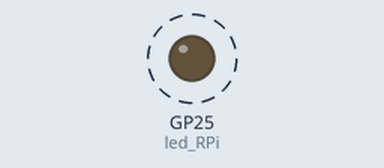
Recording of a program running on a simulated Raspberry Pi Pico running MicroPython. On the bench: output pins drawn as LEDs (lit = HIGH). Dashed ring = blinking. What the program prints to the serial console is not drawn.

Above: at 0.5 s.
Timing chart, 0 to 4.6 s (numbered marks = the images above):
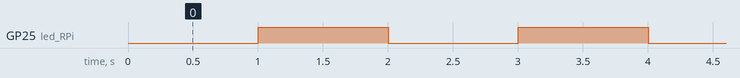

The program:

RPi_Pico_Blink_LED.py
```python
# Programmer: 	Raza Bhatti
# Company:	Softgalaxy Technologies Inc.
# Website:	https://www.linkedin.com/in/softgalaxy
#
# Board this program is tested with: Raspberry Pi Pico
# REPL (R)ead,(E)valuate,(P)rogram,(L)oop is a term associated with this board or technology.
#
# Observation or Principle to proposed solutions: There are mostly or always multiple ways to achieve same objective.
#
# MicroPython 3.x using Raspberry Pi Pico Function:
# 1. Blink LED on board
#
#
# Reference Links
# 1. https://docs.micropython.org
#
# Notes:
# 1. How to auto execute this program on powering up Rasperrby Pi Pico
#    - Rename this file to main.py, if using Thonny, use File->Save a Copy option to upload to Raspeberry Pi Pico
#
#


'''
#------------------------------------------------------------------------------------------------------
#Currently supported features using Micro Python includes:
#------------------------------------------------------------------------------------------------------
#• REPL over USB and UART (on GP0/GP1).
#• 1600kB filesystem using littlefs2 on the on-board flash. (Default size for Raspberry Pi Pico)
#• utime module with sleep and ticks functions.
#• ubinascii module.
#• machine module with some basic functions.
#  machine.Pin class
#  machine.Timer class
#  machine.ADC class
#  machine.I2C and machine.SoftI2C classes
#  machine.SPI and machine.SoftSPI classes
#  machine.WDT class
#  machine.PWM class
#  machine.UART class
#• rp2 platform-specific module
#  PIO hardware access library
#  PIO program assembler
#  Raw flash read/write access
#• Multicore support exposed via the standard _thread module
#• Accelerated floating point arithmetic using the RP2040 ROM library and hardware divider (used automatically)
#'''

'''
# Implementation Method #1
#
from machine import Pin		# A requirement for configuring pins.
import utime				# A requirement for delay functions.

ledpin = Pin(25, Pin.OUT)


while(1):
  utime.sleep(1)			# Delay of 1 sec for see the blink.
  ledpin.value(0)			# Turn Rasperry Pi Pico LED connected with pin 25 OFF
  print("LED is ON")		# Send a text message to serial port
  utime.sleep(1)			# Now turn the Raspberry Pi Pico LED OFF connected with pin 25.
  ledpin.value(1)			# A delay for us to see the blink.
  print("LED is OFF")		# Send a text message to serial port


'''
# Implementation Method #2
#

from machine import Pin, Timer

i_RPi_Pico_LED=25
bBlinkLED=True

led_RPi = Pin(i_RPi_Pico_LED, Pin.OUT)
def fnToggleLED():
  global bBlinkLED
  if bBlinkLED:
    print("Toggling LED ON")
    led_RPi.value(1)
    bBlinkLED=False
  else:
    print("Toggling LED OFF")
    led_RPi.value(0)
    bBlinkLED=True


def tick(timer):
  fnToggleLED()

timer_Inst1 = Timer()											   # Initiate a timer instance
timer_Inst1.init(mode=Timer.PERIODIC, freq=1, callback=tick)       # Enable this line for periodic at 1Hz blink

#timer_Inst1.init(period=5000, callback=tick)					     # Enable this line for periodic at 1Hz blink

#timer_Inst1.init(mode=Timer.ONE_SHOT, period=1000, callback=tick) # one shot firing after 1000ms
```

Measured:
- by itself, GP25 (led_RPi): alternates HIGH for 1.0 s and LOW for 1.0 s
